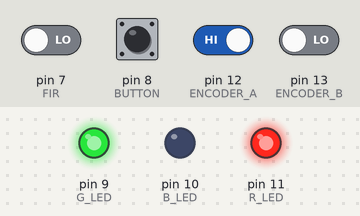
A sketch run on a simulated Arduino Uno, built with avr-gcc and run on an emulated ATmega328P. On the bench: output pins drawn as LEDs (lit = HIGH). The inputs (shaded band) are chosen by the test bench; at power-on: pin 8 (BUTTON), pin 12 (ENCODER_A) HIGH, pin 7 (FIR), pin 13 (ENCODER_B) LOW. Pins used as bus, display or sensor lines are not drawn.

Above: at 1.2 s.
1.3 s: pin 7 (FIR) driven HIGH
At 1.9 s:
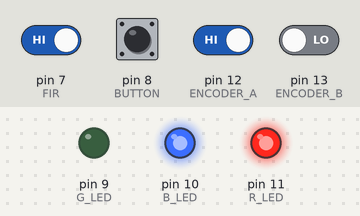
2.8 s: pin 7 (FIR) driven LOW
At 3.1 s:
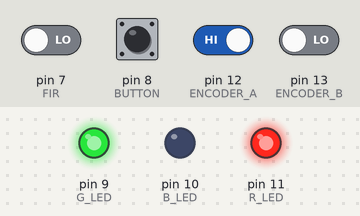
Timing chart, 0 to 5.8 s (numbered marks = the images above; inputs shaded):
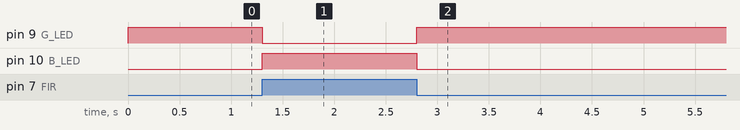

Measured:
- after the input at 1.3 s, pin 9 (G_LED): HIGH → LOW at once; pin 10 (B_LED): LOW → HIGH at once
- after the input at 2.8 s, pin 9 (G_LED): LOW → HIGH at once; pin 10 (B_LED): HIGH → LOW at once

The sketch:

DimableWorkLight.ino
```cpp
const int R_LED = 11;
const int G_LED = 9;
const int B_LED = 10;
const int BUTTON = 8;
const int ENCODER_A = 12;
const int ENCODER_B = 13;
const int POWER = 6;
const int FIR = 7;

const int MAX_BRIGHTNESS = 200;
const int MIN_BRIGHTNESS = 20;
const int BRIGHTNESS_STEP = 10;

bool pervius_aState = true;
bool aState = true;
bool bState = true;
int brightness = (MIN_BRIGHTNESS + MAX_BRIGHTNESS) / 2;
bool on_off = true;
bool buttonState = true;
bool previusButtonState = true;

void setup() {
  pinMode(R_LED, OUTPUT);
  pinMode(G_LED, OUTPUT);
  pinMode(B_LED, OUTPUT);
  pinMode(POWER, OUTPUT);
  digitalWrite(R_LED, HIGH);
  digitalWrite(G_LED, HIGH);
  digitalWrite(B_LED, HIGH);
  pinMode(BUTTON, INPUT_PULLUP);
  pinMode(ENCODER_A, INPUT);
  pinMode(ENCODER_B, INPUT);
  pinMode(FIR, INPUT);
  Serial.begin(119200);
}

void loop() {
  pervius_aState = aState;
  aState = digitalRead(ENCODER_A);
  bState = digitalRead(ENCODER_B);

  previusButtonState = buttonState;
  buttonState = !digitalRead(BUTTON);

  if (buttonState && !previusButtonState)
  {
    if (!on_off) {    // switch on if it was off
      on_off = true;
      brightness = (MIN_BRIGHTNESS + MAX_BRIGHTNESS) / 2;
    }
    else
    {
      on_off = false;
    }
  }

  if (!aState && pervius_aState)
  {
    if(bState)
    {
      //if (brightness < MAX_BRIGHTNESS - BRIGHTNESS_STEP)
      //{
        brightness += BRIGHTNESS_STEP;
      //}
    }
    else
    {
      //if (brightness > MIN_BRIGHTNESS + BRIGHTNESS_STEP)
      //{
        brightness -= BRIGHTNESS_STEP;
      //}
    }
    brightness = constrain(brightness, MIN_BRIGHTNESS, MAX_BRIGHTNESS);
  }

  if (on_off)
  {
    analogWrite(POWER, constrain(brightness, 0, 255));
  }
  else
  {
    analogWrite(POWER, 0);
  }

  if (brightness > MAX_BRIGHTNESS - BRIGHTNESS_STEP)
  {
    setLEDcolor(1, 0, 0);
  }
  else if (brightness < MIN_BRIGHTNESS + BRIGHTNESS_STEP)
  {
    setLEDcolor(0.2, 0.5, 0.2);
  }
  else
  {
    if (digitalRead(FIR))
      setLEDcolor(0, 1, 0);
    else
      setLEDcolor(0, 0, 1);
  }
}

void setLEDcolor(float red, float green, float blue)
{
  int redInt = constrain(red * 255.0, 0, 255);
  int greenInt = constrain(green * 255.0, 0, 255);
  int blueInt = constrain(blue * 255.0, 0, 255);

  analogWrite(R_LED, 255 - redInt);
  analogWrite(G_LED, 255 - greenInt);
  analogWrite(B_LED, 255 - blueInt);
}
```
